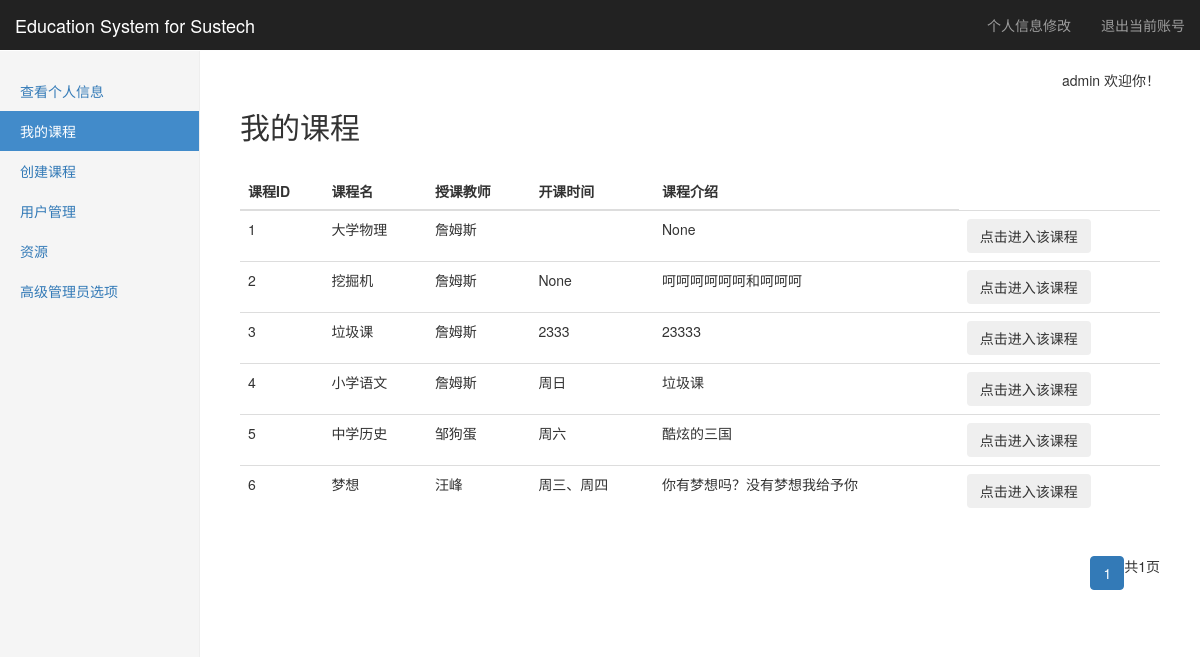
The app's page /course (signed in) with its own data.
### tables this page shows
CREATE TABLE "course" (
	`courseid`	INTEGER NOT NULL PRIMARY KEY AUTOINCREMENT,
	`teacherid`	int,
	`name`	string NOT NULL,
	`term`	string,
	`time`	string,
	`intro`	string
);

CREATE TABLE "account" (
	`userid`	INTEGER NOT NULL PRIMARY KEY AUTOINCREMENT,
	`username`	string NOT NULL,
	`password`	string NOT NULL,
	`privilege`	int NOT NULL
);

### Listener.py (the view, shortened to what this page needs)
@app.route(course_url, methods=['GET', 'POST'])
def course():
    Course= SQL_Course(get_db())
    if not (session.get('login') and session.get('username') and session.get('privilege')):
        return redirect(url_for('logout'))
    username = session['username']
    p = session['privilege']
    sidebar = GetSideBar(GetBar(p), '我的课程')
    if(p==1):
        mycourse=Course.SearchCourse_1(username)
    elif(p==2):
        mycourse=Course.SearchCourse_2(username)
    elif(p==3):
        mycourse=Course.SearchCourse_3()
    else:
        return redirect(url_for('logout'))
    xcourse=request.args.get('course','')
    seek=False
    if(len(mycourse)!=0):
        for i in mycourse:
            if(i['name']==xcourse):
                seek=True
                break
    if(seek==False):
        data=None
        if(p==3):
            infor = Course.GetAllCourseInfor()
            page=request.args.get('p',1)
            data=GetPageDict(page,infor, pageoffset , maxshow)
        return render_template("course.html", username=username, sidebar=sidebar,data=data, mycourse=mycourse,p=p)

### Config/Link_db.py (called while the page is built)
    def select(self,sql):
        try:
            self.__cursor.execute(sql)
            data = self.__cursor.fetchall()
            return data
        except:
            print("Error: unable to fecth data with sql query: "+sql)
            return False

    def close(self):
        if(self.__db!=None):
            self.__db.close()

### Listener.py (called while the page is built)
def get_db():   #使用flask的g对象，每次访问都会有个独立的g对象，保证线程的数据库操作的安全
    if not hasattr(g, 'db'):
        g.db = Link_db()
    return g.db

def GetBar(privilege):  #根据用户privilege返回不同的sidebar
    if(privilege==3):
        return adminbar
    elif(privilege==2):
        return teacherbar
    elif(privilege==1):
        return studentbar

### SQL_libarary/Func_lib.py (called while the page is built)
def GetSideBar(sidebar,activebar=None): #对sidebar进行整理并返回整理好的元组
    result=[]
    for key in sidebar:
        bar1={}
        bar1['name']=key
        bar1['href']=sidebar[key]
        if(activebar==key):
            bar1['active']='active'
        result.append(bar1)
    return result

### SQL_libarary/SQL_Course.py (called while the page is built)
    def SearchCourse_3(self):
        sql= "select name,username from %s c join %s a on a.userid=c.teacherid" %(CourseTable,AccountTable)
        data = self.__db.select(sql)
        result = []
        for i in data:
            mydict = {}
            mydict['name'] = i[0]
            mydict['teacher'] = i[1]
            result.append(mydict)
        return result

    def GetAllCourseInfor(self):
        sql = "select courseid,name,username,time,intro from %s join %s on teacherid=userid"%(CourseTable,AccountTable)
        data = self.__db.select(sql)
        result=[]
        for i in data:
            mydict={'courseid':i[0],'name':i[1],'teacher':i[2],'time':i[3],'intro':i[4]}
            result.append(mydict)
        return result

### templates/course.html (shortened to what this page needs)
{% extends "layout.html" %}
{% block body %}
<h2>我的课程</h2>
<br/>
{% if p!=3 %}
{% for course in mycourse %}
<button class="btn" onclick="go('{{ course.name }}');">{{ course.name }}</button>
{% else %}
<p>还未选过课</p>
{% if p==1 %}
<button class="btn btn-primary" onclick="window.location.href='/course/select';">现在去选课</button>
{% elif p==2 %}
<button class="btn btn-primary" onclick="window.location.href='/course/select';">现在去创建课程</button>
{% endif %}
{% endfor %}
{%else%}
{% if data %}
<table class="table table-hover">
              <thead>
                <tr>
					<th>课程ID</th>
					<th>课程名</th>
					<th>授课教师</th>
					<th>开课时间</th>
					<th>课程介绍</th>
                </tr>
              </thead>
			  <tbody>
			  {% for i in data.showdict %}
				<tr>
					<td>{{ i.courseid }}</td>
					<td>{{ i.name }}</td>
					<td>{{ i.teacher }}</td>
					<td>{{ i.time }}</td>
					<td>{{ i.intro }}</td>
					<td>
					<button class="btn" onclick="go('{{ i.name }}');">点击进入该课程</button>
					</td>
				</tr>
				{% endfor %}
			  </tbody>
</table>
	<div class="pull-right">
			<ul class="pagination">
				{% for dic in data.page_list %}
				{% if dic==data.nowpage%}
				<li class="active"><a href="/course?p={{dic}}">{{dic}}</a></li>
				{%else%}
				<li><a href="/course?p={{dic}}">{{dic}}</a></li>
				{%endif%}
				{%endfor%}
			共{{data.total}}页
			</ul>
	</div>
{% endif %}
{%endif%}
{% endblock %}

### templates/layout.html (shortened to what this page needs)
<!DOCTYPE html>
<html lang="zh-CN">
  <head>
	<link href="../static/css/bootstrap.min.css" rel="stylesheet">
	<link href="../static/css/dashboard.css" rel="stylesheet">
	<link href="../static/css/upload.css" rel="stylesheet">
  </head>
  <body>
	    <nav class="navbar navbar-inverse navbar-fixed-top">
		  <div class="container-fluid">
			<div class="navbar-header">
			  <a class="navbar-brand" href="/introduction">Education System for Sustech</a>
			</div>
			<div id="navbar" class="navbar-collapse collapse">
			  <ul class="nav navbar-nav navbar-right">
				<li><a href="/myinformation/change">个人信息修改</a></li>
				<li><a href="/logout">退出当前账号</a></li>
			  </ul>
			</div>
		  </div>
		</nav>
		<div class="container-fluid">
		  <div class="row">
			<div class="col-sm-3 col-md-2 sidebar">
			  <ul class="nav nav-sidebar">
			  {% for bar in sidebar %}
				<li {% if bar.active=="active" %}class="active"{% endif %}>
					<a href="{{ bar.href }}">{{ bar.name }}</a>
				</li>
			  {% endfor %}
			  </ul>
			</div>
			<div class="col-sm-9 col-sm-offset-3 col-md-10 col-md-offset-2 main">
			<p class="text-right">{{ username }}  欢迎你！</p>
				{% block body %}{% endblock %}
			</div>
		  </div>
		</div>
  </body>
</html>

### static/css/dashboard.css (style rules this page uses)
body { padding-top: 50px; }
.navbar-fixed-top { border: 0; }
.sidebar { display: none; }
@media (min-width: 768px) { .sidebar { position: fixed; top: 51px; bottom: 0; left: 0; z-index: 1000; display: block; padding: 20px; overflow-x: hidden; overflow-y: auto; background-color: #f5f5f5; border-right: 1px solid #eee; } }
.nav-sidebar { margin-right: -21px; margin-bottom: 20px; margin-left: -20px; }
.nav-sidebar > li > a { padding-right: 20px; padding-left: 20px; }
.nav-sidebar > .active > a, .nav-sidebar > .active > a:hover, .nav-sidebar > .active > a:focus { color: #fff; background-color: #428bca; }
.main { padding: 20px; }
@media (min-width: 768px) { .main { padding-right: 40px; padding-left: 40px; } }

### records on screen
course: courseid "1", name "大学物理", teacher "詹姆斯", intro "None"
course: courseid "2", name "挖掘机", teacher "詹姆斯", time "None", intro "呵呵呵呵呵呵和呵呵呵"
course: courseid "3", name "垃圾课", teacher "詹姆斯", time "2333", intro "23333"
course: courseid "4", name "小学语文", teacher "詹姆斯", time "周日", intro "垃圾课"
course: courseid "5", name "中学历史", teacher "邹狗蛋", time "周六", intro "酷炫的三国"
course: courseid "6", name "梦想", teacher "汪峰", time "周三、周四", intro "你有梦想吗？没有梦想我给予你"

### other values on screen
{{ bar.name }} "查看个人信息" "我的课程" "创建课程" "用户管理" "资源" "高级管理员选项"
{{ username }} "admin"
{{ dic }} "1"
{{ data.total }} "1"
